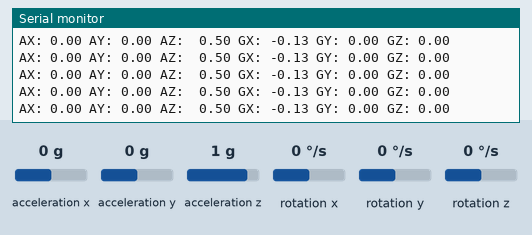
Bench run of a sketch on a simulated ESP32. Parts: the last lines printed to the serial monitor. Wiring (inferred from the names in the program): MPU-6050 motion sensor at I2C address 0x68. Inputs (shaded band) come from the test bench; at power-on: acceleration x 0 g, acceleration y 0 g, acceleration z 1 g, rotation x 0 °/s, rotation y 0 °/s, rotation z 0 °/s.

Above: at 1.2 s.
1.3 s: acceleration x set to 0.2 g
At 1.33 s:
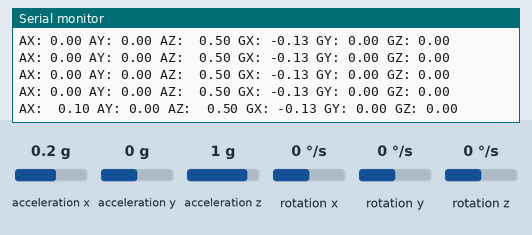
3.2 s: acceleration y set to 0.2 g
At 3.27 s:
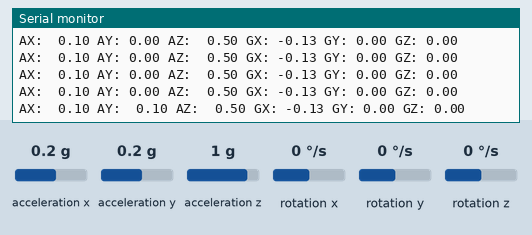
5.1 s: acceleration z set to 0.2 g
At 5.1 s:
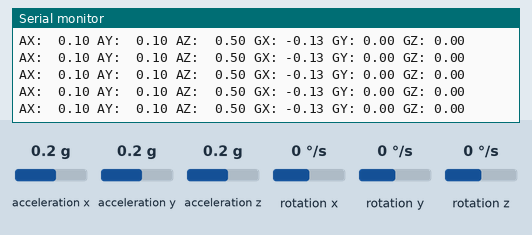
6.6 s: acceleration z set to -0.1 g
At 6.63 s:
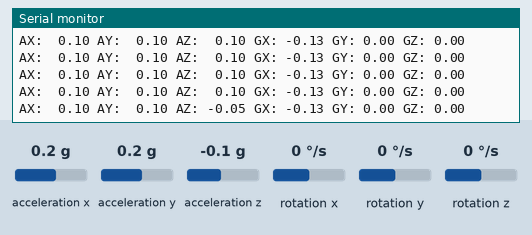

The sketch:

MPU_6050.ino
```cpp
#include <Wire.h>
#include <WiFi.h>

// I2C address of the MPU-6050
const uint16_t MPU_addr = 0x68;
int16_t A_X, A_Y, A_Z, G_X, G_Y, G_Z;
float ax, ay, az, gx, gy, gz;

// Enables MPU-6050 accelerometer / gyroscope
void start_accelerometer() {
  Wire.begin();
  Wire.beginTransmission(MPU_addr);
  // Select PWR_MGMT_1 register
  Wire.write(0x6B);
  // Set PWR_MGMT_1 to zero to wake up the MPU-6050
  Wire.write(0);
  Wire.endTransmission(true);
}

void read_mpu() {
  // Start transmission with accelerometer
  Wire.beginTransmission(MPU_addr);
  // Starting with register 0x3B (ACCEL_XOUT_H)
  Wire.write(0x3B);
  Wire.endTransmission(false);
  // Request a total of 14 registers
  Wire.requestFrom(MPU_addr, 14, true);
  // Read accelerometer and gyroscope
  A_X = Wire.read() << 8 | Wire.read(); // 0x3B (ACCEL_XOUT_H) & 0x3C (ACCEL_XOUT_L)
  A_Y = Wire.read() << 8 | Wire.read(); // 0x3D (ACCEL_YOUT_H) & 0x3E (ACCEL_YOUT_L)
  A_Z = Wire.read() << 8 | Wire.read(); // 0x3F (ACCEL_ZOUT_H) & 0x40 (ACCEL_ZOUT_L)
  G_X = Wire.read() << 8 | Wire.read(); // 0x43 (GYRO_XOUT_H) & 0x44 (GYRO_XOUT_L)
  G_Y = Wire.read() << 8 | Wire.read(); // 0x45 (GYRO_YOUT_H) & 0x46 (GYRO_YOUT_L)
  G_Z = Wire.read() << 8 | Wire.read(); // 0x47 (GYRO_ZOUT_H) & 0x48 (GYRO_ZOUT_L)
  ax = A_X / 32767.0; ay = A_Y / 32767.0; az = A_Z / 32767.0;
  gx = G_X / 32767.0; gy = G_Y / 32767.0; gz = G_Z / 32767.0;
}

// Adds a whitespace for pretty-printing the MPU-6050 output
void sprint(float x) {
  // Ignore negative values, those have '-'
  if (x>0) { Serial.print(" "); }
  Serial.print(x, 2);
};

// Sends accelerometer and gyroscope state to Serial
void print_mpu_state() {
  Serial.print("AX: "); sprint(ax); Serial.print(" ");
  Serial.print("AY: "); sprint(ay); Serial.print(" ");
  Serial.print("AZ: "); sprint(az);
  Serial.print(" ");
  Serial.print("GX: "); sprint(gx); Serial.print(" ");
  Serial.print("GY: "); sprint(gy); Serial.print(" ");
  Serial.print("GZ: "); sprint(gz);
  Serial.println("");
}

void setup() {
  Serial.begin(115200);
  start_accelerometer();
}

void loop() {
  read_mpu();
  print_mpu_state();
  delay(100);
}
```

Measured:
- the behaviour switches between 0 and 0.1 g on acceleration x (found by bisection; images 0 and 1)
- the behaviour switches between 0 and 0.1 g on acceleration y (found by bisection; images 1 and 2)
- the behaviour switches between 0.1 and 0 g on acceleration z (found by bisection; images 3 and 4)
- after the input at 1.3 s, the serial monitor: prints a new line at once (image 1)
- after the input at 3.2 s, the serial monitor: prints a new line after 0.06 s (image 2)
- after the input at 6.6 s, the serial monitor: prints a new line at once (image 4)
